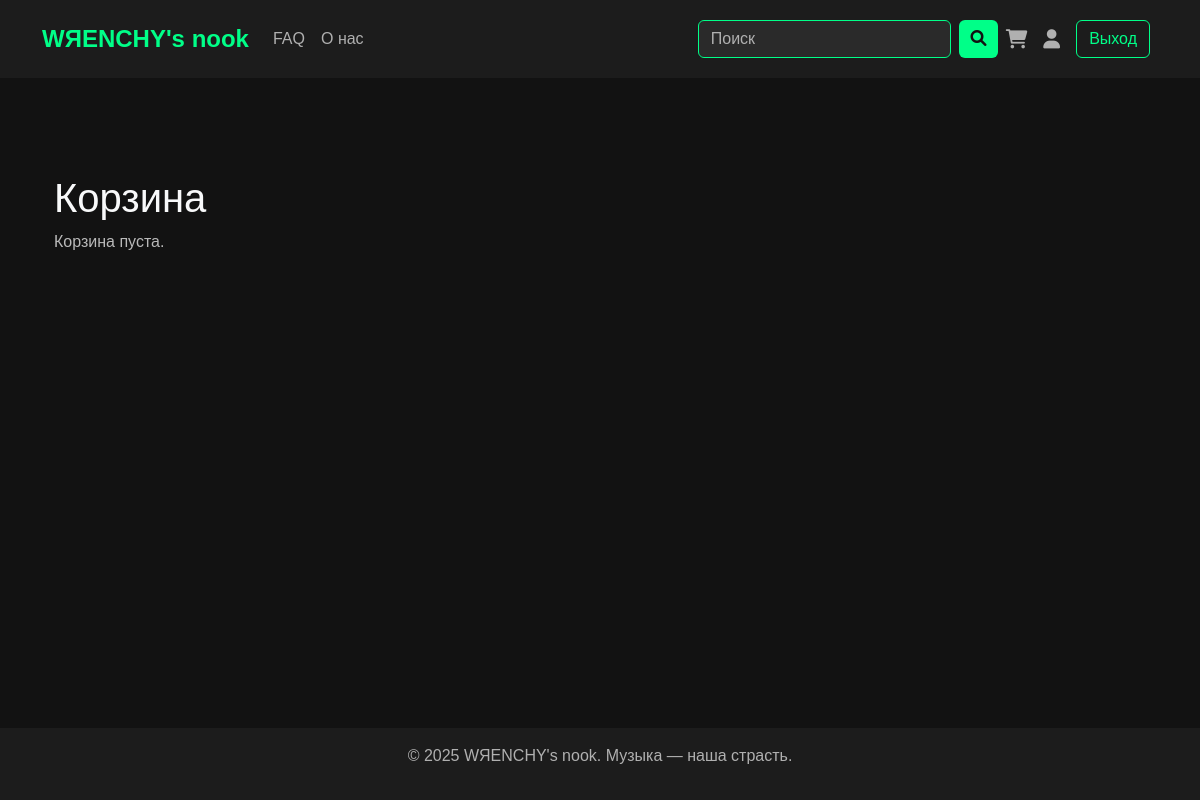
The app's page /cart/ (signed in), older data.
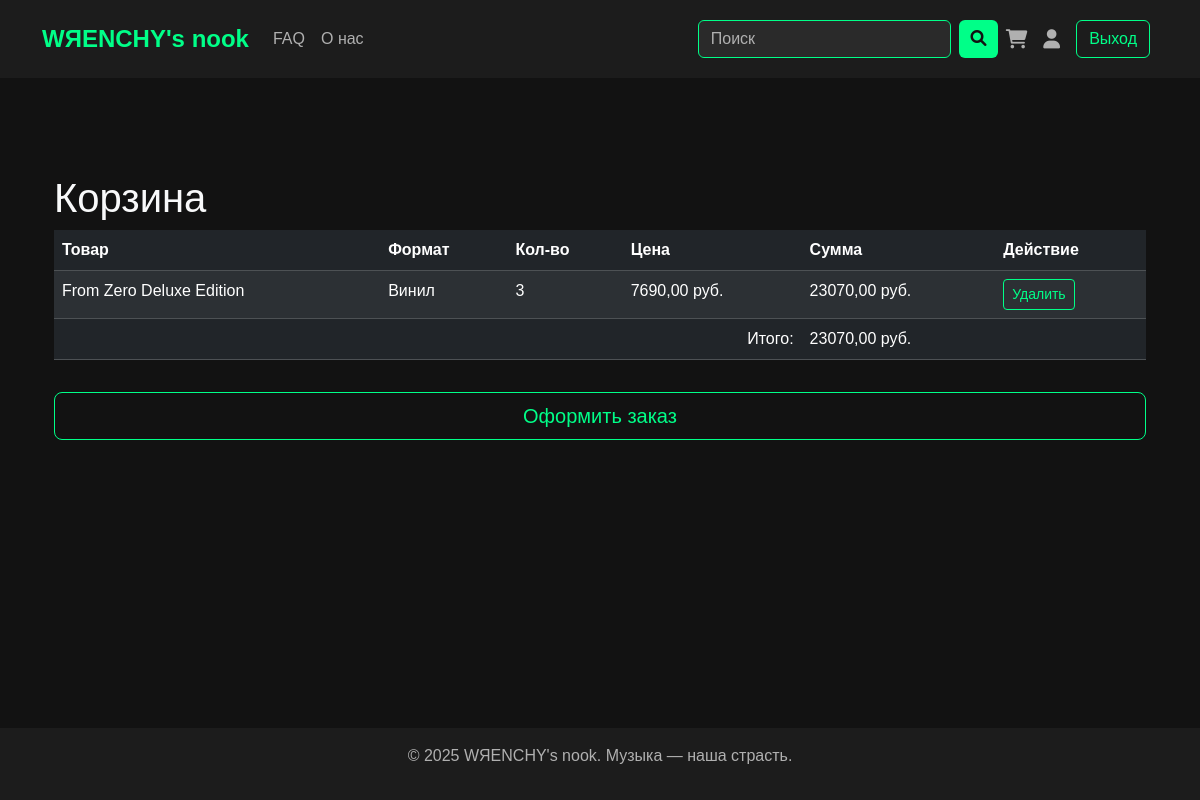
The same page, newer data.
### main/models.py (models this page shows, shortened)
class CartItem(models.Model):
    cart = models.ForeignKey('Cart', on_delete=models.CASCADE, verbose_name="Корзина")
    product_variant = models.ForeignKey('ProductVariant', on_delete=models.CASCADE, verbose_name="Вариант товара")
    quantity = models.PositiveIntegerField(default=1, verbose_name="Количество")
    class Meta:
        verbose_name = "Элемент корзины"
        verbose_name_plural = "Элементы корзины"

class ProductVariant(models.Model):
    product = models.ForeignKey('Product', on_delete=models.CASCADE, verbose_name="Товар")
    product_type = models.ForeignKey('ProductType', on_delete=models.PROTECT, verbose_name="Тип товара")
    price = models.DecimalField(max_digits=10, decimal_places=2, verbose_name="Цена")
    stock = models.PositiveIntegerField(default=0, verbose_name="Количество на складе")
    class Meta:
        verbose_name = "Вариант товара"
        verbose_name_plural = "Варианты товара"
        unique_together = ['product', 'product_type']

class Product(models.Model):
    title = models.CharField(max_length=200, verbose_name="Название")
    artist = models.CharField(max_length=100, verbose_name="Исполнитель")
    product_type = models.ManyToManyField('ProductType', through='ProductVariant', verbose_name="Типы товара")
    genre = models.ManyToManyField('Genre', verbose_name="Жанр")
    description = models.TextField(blank=True, verbose_name="Описание")
    image = models.ImageField(upload_to='products/', blank=True, null=True, verbose_name="Изображение")
    slug = models.SlugField(max_length=200, unique=True, verbose_name="URL-имя")
    created_at = models.DateTimeField(auto_now_add=True, verbose_name="Дата создания")
    updated_at = models.DateTimeField(auto_now=True, verbose_name="Дата обновления")
    class Meta:
        verbose_name = "Товар"
        verbose_name_plural = "Товары"
        ordering = ['title']

class ProductType(models.Model):
    name = models.CharField(max_length=50, unique=True, verbose_name="Тип товара")
    slug = models.SlugField(max_length=50, unique=True, verbose_name="URL-имя")
    class Meta:
        verbose_name = "Тип товара"
        verbose_name_plural = "Типы товаров"

### main/views.py (the view)
# urls.py: path('cart/', views.cart, name='cart'),
@login_required
def cart(request):
    cart = Cart.objects.filter(user=request.user).first()
    cart_items = CartItem.objects.filter(cart=cart) if cart else []
    cart_items_with_subtotal = [
        {'item': item, 'subtotal': item.product_variant.price * item.quantity}
        for item in cart_items
    ]
    total = sum(item['subtotal'] for item in cart_items_with_subtotal)
    return render(request, 'main/cart.html', {'cart_items_with_subtotal': cart_items_with_subtotal, 'total': total})

### main/templates/main/cart.html (shortened to what this page needs)
{% extends 'base.html' %}
{% block content %}
<section class="py-5">
    <div class="container">
        <h1 class="text-light">Корзина</h1>
        {% if cart_items_with_subtotal %}
            <div class="table-responsive">
                <table class="table table-dark table-striped">
                    <thead>
                        <tr>
                            <th>Товар</th>
                            <th>Формат</th>
                            <th>Кол-во</th>
                            <th>Цена</th>
                            <th>Сумма</th>
                            <th>Действие</th>
                        </tr>
                    </thead>
                    <tbody>
                        {% for entry in cart_items_with_subtotal %}
                            <tr>
                                <td>{{ entry.item.product_variant.product.title }}</td>
                                <td>{{ entry.item.product_variant.product_type.name }}</td>
                                <td>{{ entry.item.quantity }}</td>
                                <td>{{ entry.item.product_variant.price }} руб.</td>
                                <td>{{ entry.subtotal }} руб.</td>
                                <td>
                                    <a href="{% url 'remove_from_cart' entry.item.id %}" class="btn btn-neon btn-sm">Удалить</a>
                                </td>
                            </tr>
                        {% endfor %}
                    </tbody>
                    <tfoot>
                        <tr>
                            <td colspan="4" class="text-end">Итого:</td>
                            <td>{{ total }} руб.</td>
                            <td></td>
                        </tr>
                    </tfoot>
                </table>
            </div>
            <div class="d-grid gap-2 d-md-block mt-3">
                <a href="{% url 'checkout' %}" class="btn btn-neon btn-lg w-100 w-md-auto">Оформить заказ</a>
            </div>
        {% else %}
            <p class="text-subtle">Корзина пуста.</p>
        {% endif %}
    </div>
</section>
{% endblock %}

Row changes from the older to the newer data that the page shows:
added CartItem: item.product_variant.product "From Zero Deluxe Edition", item.product_variant.product_type.name "Винил", item.quantity "3", item.product_variant.price "7690,00", subtotal "23070,00"
Text that changed along with them:
{{ total }}: (not shown) → "23070,00"
text no longer shown: "Корзина пуста."
text now shown: "Товар Формат Кол-во Цена Сумма Действие Итого: руб. Оформить заказ"
